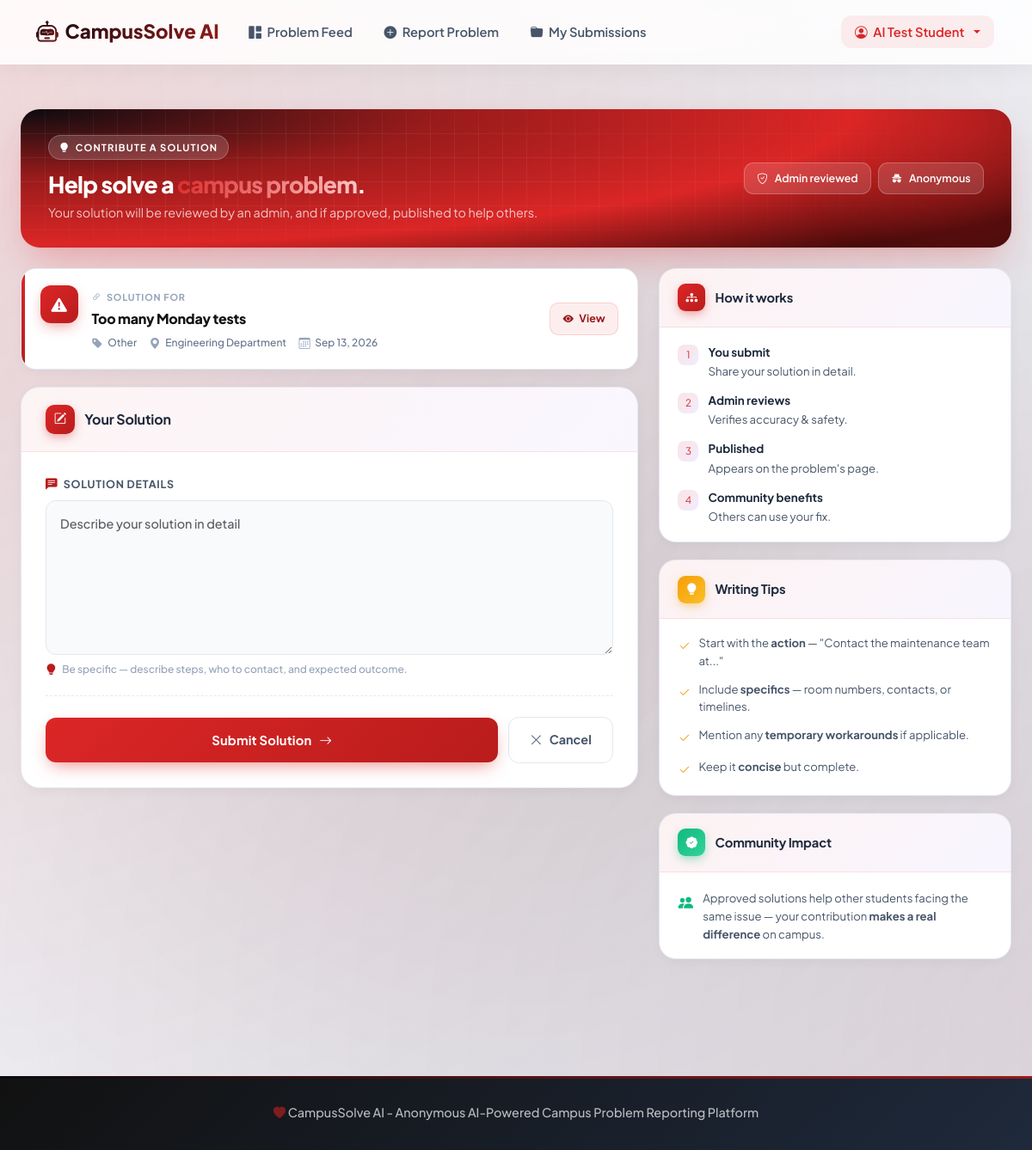
/solutions/submit/7/ (signed in), run on the app's committed database.
### accounts/models.py (models this page shows, shortened)
class User(AbstractUser):
    ROLE_CHOICES = (
        ('STUDENT', 'Student'),
        ('ADMIN', 'Admin'),
    )
    full_name = models.CharField(max_length=255)
    email = models.EmailField(unique=True)
    username = None
    role = models.CharField(max_length=20, choices=ROLE_CHOICES, default='STUDENT')
    created_at = models.DateTimeField(auto_now_add=True)
    USERNAME_FIELD = 'email'
    REQUIRED_FIELDS = ['full_name']
    objects = UserManager()

### problems/models.py (models this page shows, shortened)
class Problem(models.Model):
    title = models.CharField(max_length=255)
    description = models.TextField()
    location = models.CharField(max_length=255)
    category = models.CharField(max_length=50, choices=CATEGORY_CHOICES, default='Other')
    ai_predicted_category = models.CharField(max_length=50, choices=CATEGORY_CHOICES, null=True, blank=True)
    priority = models.CharField(max_length=20, choices=PRIORITY_CHOICES, default='Medium')
    ai_predicted_priority = models.CharField(max_length=20, choices=PRIORITY_CHOICES, null=True, blank=True)
    status = models.CharField(max_length=50, choices=STATUS_CHOICES, default='PENDING')
    image = models.ImageField(upload_to='problem_images/', null=True, blank=True)
    submitted_by = models.ForeignKey(User, on_delete=models.CASCADE, related_name='problems')
    approved_by = models.ForeignKey(User, on_delete=models.SET_NULL, null=True, blank=True, related_name='approved_problems')
    created_at = models.DateTimeField(auto_now_add=True)
    updated_at = models.DateTimeField(auto_now=True)
    is_duplicate = models.BooleanField(default=False)
    duplicate_of = models.ForeignKey('self', on_delete=models.SET_NULL, null=True, blank=True, related_name='duplicates')
    class Meta:
        ordering = ['-created_at']
    def is_public(self):
        return self.status not in ['PENDING', 'REJECTED']

### solutions/views.py (the view)
# urls.py: path('submit/<int:problem_id>/', views.submit_solution, name='submit_solution'),
@login_required
def submit_solution(request, problem_id):
    problem = get_object_or_404(Problem, pk=problem_id)
    if not problem.is_public():
        messages.error(request, 'Solutions can only be submitted to approved public problems.')
        return redirect('problem_detail', pk=problem_id)
    if request.method == 'POST':
        form = SolutionForm(request.POST)
        if form.is_valid():
            sol = form.save(commit=False)
            sol.problem = problem
            sol.submitted_by = request.user
            sol.approval_status = 'PENDING'
            sol.save()
            messages.success(request, 'Your solution has been submitted and is pending admin approval.')
            return redirect('problem_detail', pk=problem_id)
    else:
        form = SolutionForm()
    return render(request, 'solutions/submit.html', {'form': form, 'problem': problem})

### templates/solutions/submit.html (shortened to what this page needs)
{% extends 'base.html' %}
{% load static %}
{% block content %}
<div class="ss-shell">
    <div class="ss-hero">
        <div class="ss-hero-left">
            <span class="eyebrow">
                <i class="bi bi-lightbulb-fill"></i>
                Contribute a Solution
            </span>
            <h1>Help solve a <span class="accent">campus problem</span>.</h1>
            <p>Your solution will be reviewed by an admin, and if approved, published to help others.</p>
        </div>
        <div class="ss-hero-pills">
            <span class="ss-hero-pill">
                <i class="bi bi-shield-check"></i>
                Admin reviewed
            </span>
            <span class="ss-hero-pill">
                <i class="bi bi-incognito"></i>
                Anonymous
            </span>
        </div>
    </div>
    <div class="ss-grid">
        <div class="ss-main">
            <div class="ss-context">
                <span class="ctx-ico"><i class="bi bi-exclamation-triangle-fill"></i></span>
                <div class="ctx-body">
                    <span class="ctx-label">
                        <i class="bi bi-link-45deg"></i>
                        Solution for
                    </span>
                    <h3 class="ctx-title">{{ problem.title }}</h3>
                    <div class="ctx-meta">
                        {% if problem.category %}
                            <span class="ctx-meta-item">
                                <i class="bi bi-tag-fill"></i>
                                {{ problem.category }}
                            </span>
                        {% endif %}
                        {% if problem.location %}
                            <span class="ctx-meta-item">
                                <i class="bi bi-geo-alt-fill"></i>
                                {{ problem.location }}
                            </span>
                        {% endif %}
                        {% if problem.created_at %}
                            <span class="ctx-meta-item">
                                <i class="bi bi-calendar3"></i>
                                {{ problem.created_at|date:"M d, Y" }}
                            </span>
                        {% endif %}
                    </div>
                </div>
                <a href="{% url 'problem_detail' problem.pk %}" class="ctx-link">
                    <i class="bi bi-eye-fill"></i>
                    <span>View</span>
                </a>
            </div>
            <div class="ss-card">
                <div class="ss-card-head">
                    <span class="head-ico"><i class="bi bi-pencil-square"></i></span>
                    <h2>Your Solution</h2>
                </div>
                <div class="ss-card-body">
                    <form method="post" id="ssForm" novalidate>
                        {% if form.solution_text %}
                            <div class="ss-field {% if form.solution_text.errors %}has-error{% endif %}">
                                <div class="field-label-row">
                                    <label class="field-label" for="{{ form.solution_text.id_for_label }}">
                                        <i class="bi bi-chat-left-text-fill"></i> Solution Details
                                    </label>
                                </div>
                                {{ form.solution_text }}
                                {% if form.solution_text.errors %}
                                    <div class="field-error">
                                        <i class="bi bi-exclamation-circle-fill"></i>
                                        {{ form.solution_text.errors.0 }}
                                    </div>
                                {% else %}
                                    <div class="field-help">
                                        <i class="bi bi-lightbulb-fill"></i>
                                        Be specific — describe steps, who to contact, and expected outcome.
                                    </div>
                                {% endif %}
                            </div>
                        {% else %}
                            {{ form.as_p }}
                        {% endif %}
                        <div class="ss-submit-row">
                            <button type="submit" class="ss-btn-submit" id="ssSubmit">
                                <span>Submit Solution</span>
                                <i class="bi bi-arrow-right"></i>
                            </button>
                            <a href="{% url 'problem_detail' problem.pk %}" class="ss-btn-cancel">
                                <i class="bi bi-x-lg"></i>
                                <span>Cancel</span>
                            </a>
                        </div>
                    </form>
                </div>
            </div>
        </div>
        <aside class="ss-side">
            <div class="side-card">
                <div class="side-card-head">
                    <span class="head-ico"><i class="bi bi-diagram-3-fill"></i></span>
                    <h6>How it works</h6>
                </div>
                <div class="side-card-body">
                    <ul class="info-steps">
                        <li>
                            <span class="step-ico">1</span>
                            <div>
                                <strong>You submit</strong>
                                Share your solution in detail.
                            </div>
                        </li>
                        <li>
                            <span class="step-ico">2</span>
                            <div>
                                <strong>Admin reviews</strong>
                                Verifies accuracy & safety.
                            </div>
                        </li>
                        <li>
                            <span class="step-ico">3</span>
                            <div>
                                <strong>Published</strong>
                                Appears on the problem's page.
                            </div>
                        </li>
                        <li>
                            <span class="step-ico">4</span>
                            <div>
                                <strong>Community benefits</strong>
                                Others can use your fix.
                            </div>
                        </li>
                    </ul>
                </div>
            </div>
            <div class="side-card">
                <div class="side-card-head">
                    <span class="head-ico tip"><i class="bi bi-lightbulb-fill"></i></span>
                    <h6>Writing Tips</h6>
                </div>
                <div class="side-card-body">
                    <ul class="tips-list">
                        <li>
                            <i class="bi bi-check2"></i>
                            <span>Start with the <strong>action</strong> — "Contact the maintenance team at..."</span>
                        </li>
                        <li>
                            <i class="bi bi-check2"></i>
                            <span>Include <strong>specifics</strong> — room numbers, contacts, or timelines.</span>
                        </li>
                        <li>
                            <i class="bi bi-check2"></i>
                            <span>Mention any <strong>temporary workarounds</strong> if applicable.</span>
                        </li>
                        <li>
                            <i class="bi bi-check2"></i>
                            <span>Keep it <strong>concise</strong> but complete.</span>
                        </li>
                    </ul>
                </div>
            </div>
            <div class="side-card">
                <div class="side-card-head">
                    <span class="head-ico verified"><i class="bi bi-patch-check-fill"></i></span>
                    <h6>Community Impact</h6>
                </div>
                <div class="side-card-body">
                    <div class="community-note">
                        <i class="bi bi-people-fill"></i>
                        <span>Approved solutions help other students facing the same issue — your contribution <strong>makes a real difference</strong> on campus.</span>
                    </div>
                </div>
            </div>
        </aside>
    </div>
</div>
{% endblock %}

### templates/base.html (shortened to what this page needs)
{% load static %}
<!DOCTYPE html>
<html lang="en">
<head>
    <link href="https://cdn.jsdelivr.net/npm/bootstrap@5.3.2/dist/css/bootstrap.min.css" rel="stylesheet">
    <link href="https://cdn.jsdelivr.net/npm/bootstrap-icons@1.11.1/font/bootstrap-icons.css" rel="stylesheet">
</head>
<body>
    <nav class="navbar navbar-expand-lg" id="mainNavbar">
        <div class="container">
            <a class="navbar-brand" href="{% url 'problem_feed' %}">
                <i class="bi bi-robot"></i>
                <span>CampusSolve AI</span>
            </a>
            <div class="collapse navbar-collapse" id="navbarNav">
                <ul class="navbar-nav me-auto">
                    <li class="nav-item">
                        <a class="nav-link" href="{% url 'problem_feed' %}">
                            <i class="bi bi-grid-1x2-fill me-1"></i> Problem Feed
                        </a>
                    </li>
                    {% if user.is_authenticated %}
                        <li class="nav-item">
                            <a class="nav-link" href="{% url 'submit_problem' %}">
                                <i class="bi bi-plus-circle-fill me-1"></i> Report Problem
                            </a>
                        </li>
                        <li class="nav-item">
                            <a class="nav-link" href="{% url 'my_submissions' %}">
                                <i class="bi bi-folder-fill me-1"></i> My Submissions
                            </a>
                        </li>
                    {% endif %}
                </ul>
                <ul class="navbar-nav">
                    {% if user.is_authenticated %}
                        <li class="nav-item dropdown">
                            <a class="nav-link dropdown-toggle" href="#" data-bs-toggle="dropdown">
                                <i class="bi bi-person-circle"></i> {{ user.full_name }}
                            </a>
                        </li>
                    {% endif %}
                </ul>
            </div>
        </div>
    </nav>
    <main class="py-4">
        {% block content %}{% endblock %}
    </main>
    <footer>
        <div class="container">
            <div class="text-center footer-text">
                <i class="bi bi-heart-fill"></i> CampusSolve AI - Anonymous AI-Powered Campus Problem Reporting Platform
            </div>
        </div>
    </footer>
</body>
</html>

### data on the page
User: full_name "AI Test Student"
Problem: title "Too many Monday tests", category "Other", location "Engineering Department", created_at "Sep 13, 2026"
